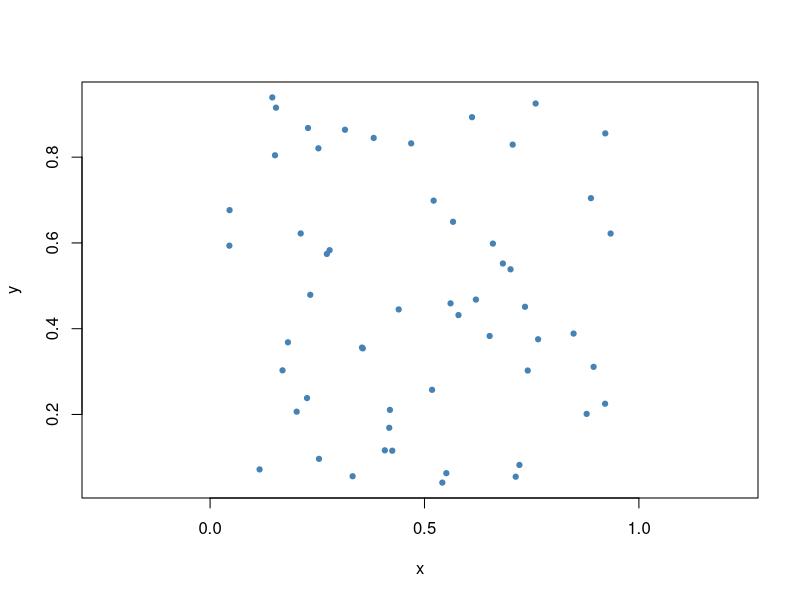
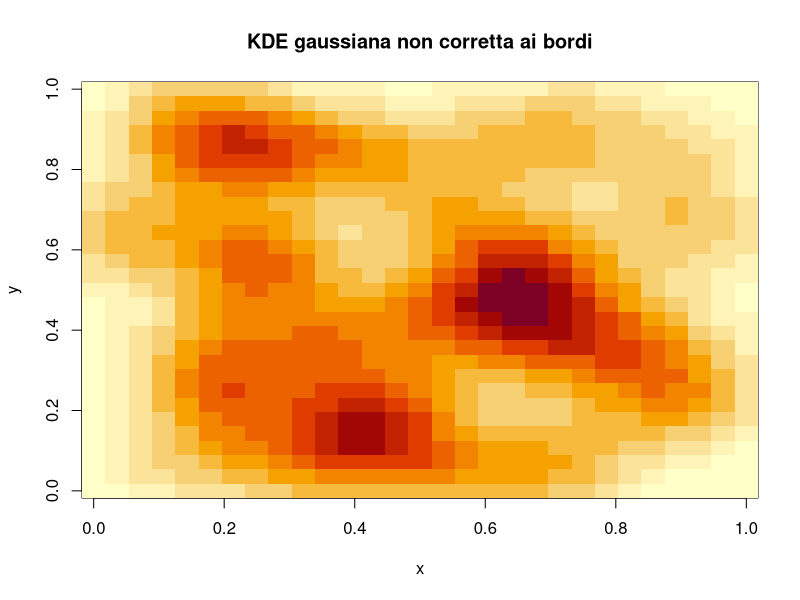

Write the R code that produced these figures, in order.
# StatAtlas · Parte VIII unificata · processi-puntuali
# Snapshot dei punti modificati sulla mappa. Coordinate normalizzate, non geografiche.
d <- data.frame(
  x = c(
    0.6827795932069421, 0.1689287610445172, 0.5509394891653211, 0.4689321105740965, 0.2723010844644159, 0.04545859627425670,
    0.2526350432075560, 0.1815284214913845, 0.5415881438273937, 0.3323985307104885, 0.3542333838436753, 0.2539576778374613,
    0.4193861516285687, 0.4178182986099273, 0.04499975547194481, 0.8781293170992286, 0.7126924201566727, 0.5792264589574189,
    0.2336516994144768, 0.7344374129176140, 0.3815056578814983, 0.4398295227624476, 0.1154002866987139, 0.8943598232138903,
    0.5176863444782793, 0.9340650239400566, 0.9216076325625182, 0.5213290626276285, 0.7213913143053652, 0.9211694806721062,
    0.3145410623587668, 0.5607897102832795, 0.4075108408648521, 0.6199226535297930, 0.5665881824214012, 0.8476756048575045,
    0.7056883676256985, 0.2113550627417863, 0.7006665585469455, 0.2283355904836208, 0.1536975828185678, 0.7591779159288854,
    0.1451117734890431, 0.6108319415710867, 0.2260577758774162, 0.8881712049152702, 0.7407652772217990, 0.3561661703325808,
    0.7649230130948127, 0.6519127506949008, 0.1513391998037696, 0.4248518997523933, 0.2019453881029040, 0.6595533484686167,
    0.2787642017938197
  ),
  y = c(
    0.5520080654136837, 0.3028654417395591, 0.06312065835110843, 0.8321298302896322, 0.5743418303132057, 0.6765166646894069,
    0.8206498652789742, 0.3682645696215331, 0.04110180467367172, 0.05590620546601713, 0.3559636959619820, 0.09645932149142028,
    0.2106712030060590, 0.1688743872381747, 0.5935997104085983, 0.2013337612338364, 0.05486463286913931, 0.4317529541254044,
    0.4790240996796638, 0.4510829374939203, 0.8447961322311313, 0.4449258344154805, 0.07184975914657116, 0.3110009934287518,
    0.2574847109429538, 0.6219105811044574, 0.8554456605762244, 0.6986423835530877, 0.08222461795434356, 0.2250457484647632,
    0.8639268547203393, 0.4590673458483070, 0.1163646279741079, 0.4678873906750232, 0.6492531578149647, 0.3886220281664282,
    0.8292293080314994, 0.6220822724048048, 0.5384620756935329, 0.8679898695554585, 0.9154231906030328, 0.9251650875899942,
    0.9393479680642486, 0.8932330843154341, 0.2382868472207338, 0.7043463068176061, 0.3024552546348422, 0.3540819431934505,
    0.3753399917762726, 0.3829868192505091, 0.8043787985295058, 0.1154688286129385, 0.2064842461980879, 0.5984358415100725,
    0.5831339172087611
  ),
  z = c(
    0.000000000000000, 0.000000000000000, 0.000000000000000, 0.000000000000000, 0.000000000000000, 0.000000000000000,
    0.000000000000000, 0.000000000000000, 0.000000000000000, 0.000000000000000, 0.000000000000000, 0.000000000000000,
    0.000000000000000, 0.000000000000000, 0.000000000000000, 0.000000000000000, 0.000000000000000, 0.000000000000000,
    0.000000000000000, 0.000000000000000, 0.000000000000000, 0.000000000000000, 0.000000000000000, 0.000000000000000,
    0.000000000000000, 0.000000000000000, 0.000000000000000, 0.000000000000000, 0.000000000000000, 0.000000000000000,
    0.000000000000000, 0.000000000000000, 0.000000000000000, 0.000000000000000, 0.000000000000000, 0.000000000000000,
    0.000000000000000, 0.000000000000000, 0.000000000000000, 0.000000000000000, 0.000000000000000, 0.000000000000000,
    0.000000000000000, 0.000000000000000, 0.000000000000000, 0.000000000000000, 0.000000000000000, 0.000000000000000,
    0.000000000000000, 0.000000000000000, 0.000000000000000, 0.000000000000000, 0.000000000000000, 0.000000000000000,
    0.000000000000000
  ),
  X = c(
    0.000000000000000, 0.000000000000000, 0.000000000000000, 0.000000000000000, 0.000000000000000, 0.000000000000000,
    0.000000000000000, 0.000000000000000, 0.000000000000000, 0.000000000000000, 0.000000000000000, 0.000000000000000,
    0.000000000000000, 0.000000000000000, 0.000000000000000, 0.000000000000000, 0.000000000000000, 0.000000000000000,
    0.000000000000000, 0.000000000000000, 0.000000000000000, 0.000000000000000, 0.000000000000000, 0.000000000000000,
    0.000000000000000, 0.000000000000000, 0.000000000000000, 0.000000000000000, 0.000000000000000, 0.000000000000000,
    0.000000000000000, 0.000000000000000, 0.000000000000000, 0.000000000000000, 0.000000000000000, 0.000000000000000,
    0.000000000000000, 0.000000000000000, 0.000000000000000, 0.000000000000000, 0.000000000000000, 0.000000000000000,
    0.000000000000000, 0.000000000000000, 0.000000000000000, 0.000000000000000, 0.000000000000000, 0.000000000000000,
    0.000000000000000, 0.000000000000000, 0.000000000000000, 0.000000000000000, 0.000000000000000, 0.000000000000000,
    0.000000000000000
  )
)
plot(d$x,d$y,asp=1,pch=19,cex=.7,col="steelblue",xlab="x",ylab="y")
h <- 0.08500000000000001
kde <- function(x,y) sum(exp(-((d$x-x)^2+(d$y-y)^2)/(2*h*h)))/(2*pi*h*h)
g <- seq(0,1,length.out=29)
intensita <- outer(g,g,Vectorize(kde))
image(g,g,intensita,xlab="x",ylab="y",main="KDE gaussiana non corretta ai bordi")
# K(r)=pi*r^2 solo per Poisson omogeneo nel piano; curve empiriche richiedono correzione bordo.
